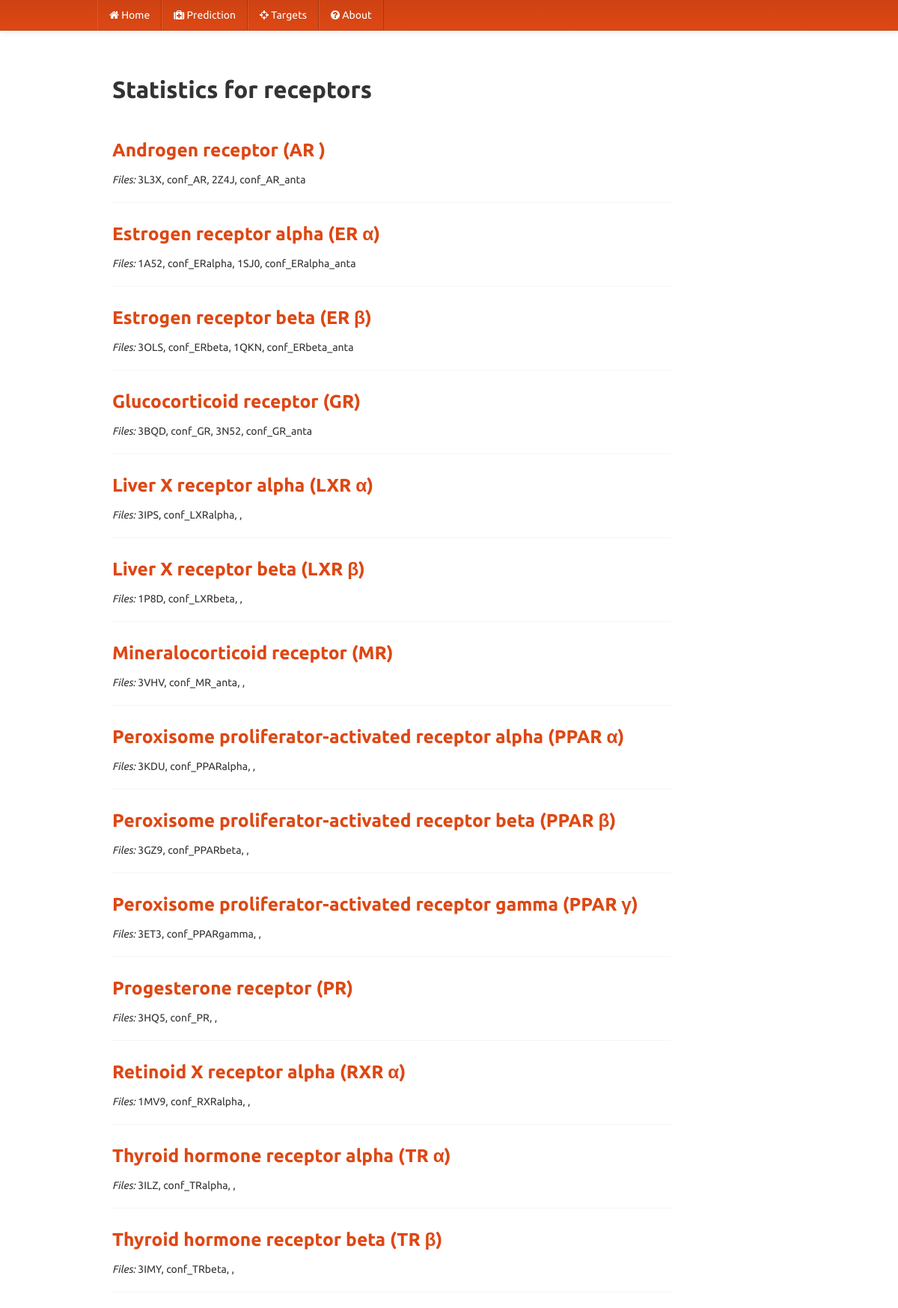
The page /receptors on the database its author committed.
### docking/models.py (models this page shows, shortened)
class Receptor(models.Model):
    name = models.CharField(max_length=500, blank=False)
    abbreviation = models.CharField(max_length=10, blank=False)
    pdbqt = models.CharField(max_length=50, blank=True)
    conf = models.CharField(max_length=50, blank=True)
    treshold1 = models.CharField(max_length=100, blank=True)
    treshold2 = models.FloatField(null=True, blank=True)
    auc = models.FloatField(null=True, blank=True) # AUC for ROC curve
    ef = models.FloatField(null=True, blank=True) # Enrichment factor
    roc = models.TextField(blank=True) # ROC curve in JSON format
    pdbqt_an = models.CharField(max_length=50, blank=True)
    conf_an = models.CharField(max_length=50, blank=True)
    treshold1_an = models.CharField(max_length=100, blank=True)
    treshold2_an = models.FloatField(null=True, blank=True)
    auc_an = models.FloatField(null=True, blank=True) # AUC for ROC curve
    ef_an = models.FloatField(null=True, blank=True) # Enrichment factor
    roc_an = models.TextField(blank=True) # ROC curve in JSON format
    roclegend = models.CharField(max_length=20, blank=True)
    description = models.TextField(blank=True)
    class Meta:
        ordering = ['abbreviation']

### DoTS/views.py (the view)
# urls.py: url(r'^receptors', receptors),
def receptors(request):
    allreceptors = Receptor.objects.all()
    return render(request, 'receptors.html', {'allreceptors':allreceptors})

### DoTS/templates/receptors.html (shortened to what this page needs)
{% extends "base.html" %}
{% block content %}
<div class="container-fluid">
  <div class="row-fluid">
<div class="span10">
<br>
<div>
<h2> Statistics for receptors </h2>
</div>
<br>
{% for receptor in allreceptors %}
<section id="{{receptor.id}}">
<h3><a href="/receptor/{{receptor.id}}">{{receptor.name}} ({{receptor.abbreviation}})</a></h3>
<p><em>Files: </em>{{receptor.pdbqt}}, {{receptor.conf}}, {{receptor.pdbqt_an}}, {{receptor.conf_an}}</p>
</section>
<hr>
{% endfor%}
</div>
</div>
</div>
{% endblock %}

### DoTS/templates/base.html (shortened to what this page needs)
<!DOCTYPE html>
<html lang="en">
  <head>
    <link rel="stylesheet" type="text/css" href="/static/bootstrap.css">
    <link rel="stylesheet" type="text/css" href="/static/bootswatch-spruce.css" />
    <link rel="stylesheet" type="text/css" href="/static/fontawesome.css" />
  </head>
  <body class="preview" id="top" data-spy="scroll" data-target=".subnav" data-offset="80">
  <div class="navbar navbar-fixed-top">
  <div class="navbar-inner">
  <div class="container">
    <ul class="nav">
      <li><a href="./"><i class="icon-home"></i> Home</a></li>
      <li><a href="/prediction.html"><i class="icon-medkit"></i> Prediction</a></li>
      <li class="dropdown">
      <a class="dropdown-toggle" data-toggle="dropdown" href="/receptors.html"><i class="icon-screenshot"></i> Targets</a>
      </li>
      <li><a href="/about.html"><i class="icon-question-sign"></i> About</a></li>
    </ul>
  </div>
  </div>
  </div>
  <div class="container body-div">
  {% block content %}
  {% endblock %}
  </div>
  </body>
</html>

### DoTS/templates/base.html (style rules this page uses)
.body-div { margin-top: 70px; }

### rows shown on the page
Receptor: name "Androgen receptor", abbreviation "AR", pdbqt "3L3X", conf "conf_AR", pdbqt_an "2Z4J", conf_an "conf_AR_anta"
Receptor: name "Estrogen receptor alpha", abbreviation "ER α", pdbqt "1A52", conf "conf_ERalpha", pdbqt_an "1SJ0", conf_an "conf_ERalpha_anta"
Receptor: name "Estrogen receptor beta", abbreviation "ER β", pdbqt "3OLS", conf "conf_ERbeta", pdbqt_an "1QKN", conf_an "conf_ERbeta_anta"
Receptor: name "Glucocorticoid receptor", abbreviation "GR", pdbqt "3BQD", conf "conf_GR", pdbqt_an "3N52", conf_an "conf_GR_anta"
Receptor: name "Liver X receptor alpha", abbreviation "LXR α", pdbqt "3IPS", conf "conf_LXRalpha"
Receptor: name "Liver X receptor beta", abbreviation "LXR β", pdbqt "1P8D", conf "conf_LXRbeta"
Receptor: name "Mineralocorticoid receptor", abbreviation "MR", pdbqt "3VHV", conf "conf_MR_anta"
Receptor: name "Peroxisome proliferator-activated receptor alpha", abbreviation "PPAR α", pdbqt "3KDU", conf "conf_PPARalpha"
Receptor: name "Peroxisome proliferator-activated receptor beta", abbreviation "PPAR β", pdbqt "3GZ9", conf "conf_PPARbeta"
Receptor: name "Peroxisome proliferator-activated receptor gamma", abbreviation "PPAR γ", pdbqt "3ET3", conf "conf_PPARgamma"
Receptor: name "Progesterone receptor", abbreviation "PR", pdbqt "3HQ5", conf "conf_PR"
Receptor: name "Retinoid X receptor alpha", abbreviation "RXR α", pdbqt "1MV9", conf "conf_RXRalpha"
Receptor: name "Thyroid hormone receptor alpha", abbreviation "TR α", pdbqt "3ILZ", conf "conf_TRalpha"
Receptor: name "Thyroid hormone receptor beta", abbreviation "TR β", pdbqt "3IMY", conf "conf_TRbeta"
